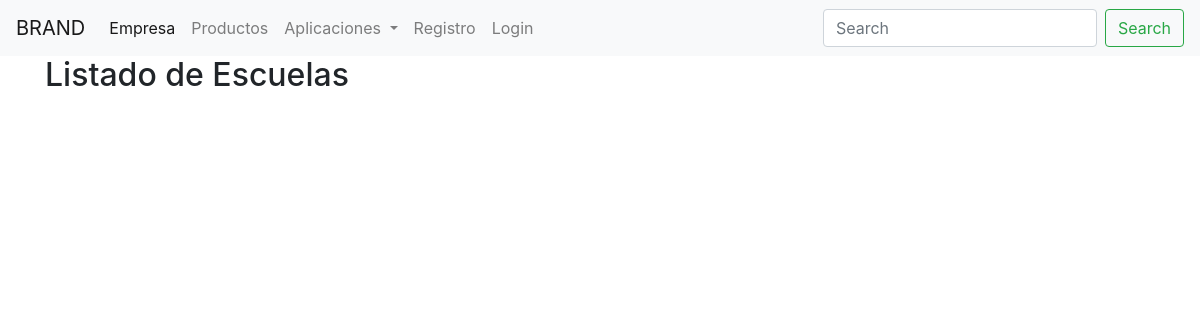
/school/, run on an earlier commit of the app's database.
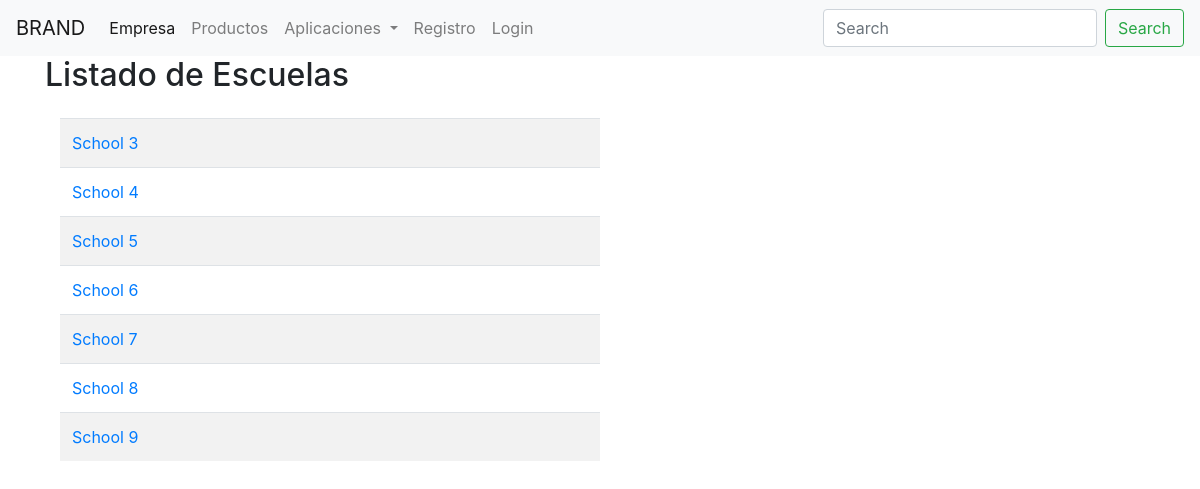
And on a later commit of the database.
### school/models.py (models this page shows, shortened)
class School(models.Model):
    name = models.CharField(max_length=256)
    principal = models.CharField(max_length=256)
    location = models.CharField(max_length=256)
    region = models.IntegerField(null=True)

### school/views.py (the view)
# urls.py: path('', views.SchoolListView.as_view(), name='list'),
class SchoolListView( ListView ):
    context_object_name = 'schools'
    template_name = 'school_list.html'
    model = models.School

### school/templates/school_list.html
{% extends "base.html" %}
{% block body_block %}
<h2>Listado de Escuelas</h4>
    <div class="container pt-3">
    <table class="table table-striped w-50">
        {% for school in schools %}
        <tr>
          <td><a href="{{ school.id }}">{{ school.name }} </a></td>
        </tr>
        {% endfor %}
    </table>
</div>
{% endblock %}

### templates/base.html (shortened to what this page needs)
<!DOCTYPE html>
<html lang="en" dir="ltr">
  <head>
    <link rel="stylesheet" href="https://stackpath.bootstrapcdn.com/bootstrap/4.1.3/css/bootstrap.min.css">
  </head>
  <body>
    <nav class="navbar navbar-expand-lg navbar-light bg-light">
    <a class="navbar-brand" href="{% url 'views.index' %}">BRAND</a>
    <div class="collapse navbar-collapse" id="navbarSupportedContent">
    <ul class="navbar-nav mr-auto">
      <li class="nav-item active">
        <a class="nav-link" href="#">Empresa <span class="sr-only">(current)</span></a>
      </li>
      <li class="nav-item">
        <a class="nav-link" href="#">Productos</a>
      </li>
      <li class="nav-item dropdown">
        <a class="nav-link dropdown-toggle" href="#" id="navbarDropdown" role="button" data-toggle="dropdown" aria-haspopup="true" aria-expanded="false">
          Aplicaciones
        </a>
      </li>
      <li class="nav-item"><a class="nav-link" href="{% url 'views.register' %}">Registro</a></li>
      {% if user.is_authenticated %}
        <li class="nav-item"><a class="nav-link" href="{% url 'logout' %}">Logout</a></li>
      {% else %}
        <li class="nav-item"><a class="nav-link" href="{% url 'user_login' %}">Login</a></li>
      {% endif %}
    </ul>
    <form class="form-inline my-2 my-lg-0">
      <input class="form-control mr-sm-2" type="search" placeholder="Search" aria-label="Search">
      <button class="btn btn-outline-success my-2 my-sm-0" type="submit">Search</button>
    </form>
    </div>
    </nav>
    <div class="container">
      {% block body_block %}
      {% endblock %}
    </div>
  </body>
</html>

What changed in the data, as far as the page shows it:
added School: name "School 3"
added School: name "School 4"
added School: name "School 5"
added School: name "School 6"
added School: name "School 7"
added School: name "School 8"
added School: name "School 9"
